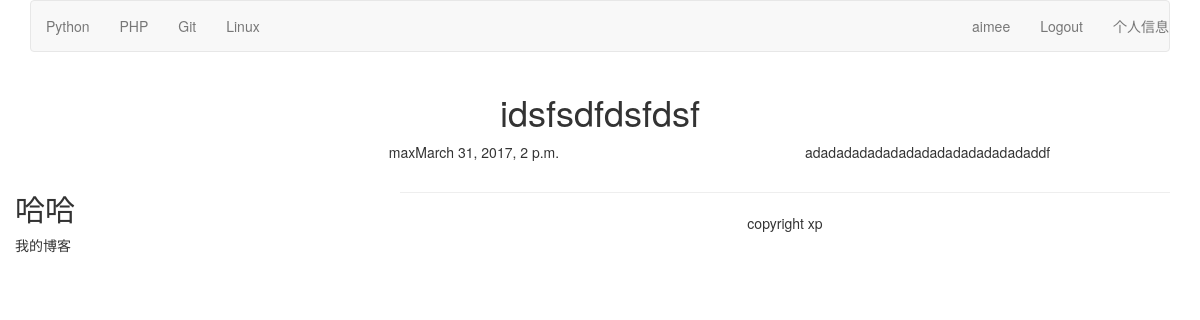
/blog/1/ (signed in), run on the app's committed database.
### blog/models.py (models this page shows, shortened)
class BlogArticle(models.Model):
    title=models.CharField(max_length=300)
    author=models.ForeignKey(User,related_name="blog_posts")
    body=models.TextField()
    publish=models.DateTimeField(default=timezone.now)
    class Meta:
        ordering=("-publish",)

### blog/views.py (the view)
# urls.py: url(r'(?P<article_id>\d)/$',views.blog_article,name="blog_detail"),
def blog_article(request,article_id):
    article=BlogArticle.objects.get(id=article_id)
    author=article.author.username
    time=article.publish
    title=article.title
    content=article.body
    return render(request,'blog/content.html',{"author":author,"time":time,"title":title,"content":content})

### templates/blog/content.html (shortened to what this page needs)
{% extends "base.html" %}
{% load staticfiles %}
{% block content %}
<div class="row text-center vertical-middle-sm">
    <h1>i{{ title }}</h1>
</div>
<div class="row">
    <div class="col-xs-12 col-md-8">
        <p class="text-center"><span style="margin-left: 20%">{{ author}}</span>{{ time}}</p>
    </div>
    <div class="">{{content}}</div>
</div>
<div class="col-xs-6 col-md-4">
    <h2>哈哈</h2>
    <p>我的博客</p>
</div>
{% endblock %}

### templates/header.html (shortened to what this page needs)
{% load staticfiles %}
<div class="container">
    <nav class="navbar navbar-default" role="navigation">
        <div class="">
            <ul class="nav navbar-nav" role="tablist">
                <li><a href="#">Python</a></li>
                <li><a href="#">PHP</a></li>
                <li><a href="#">Git</a></li>
                <li><a href="#">Linux</a></li>
            </ul>
            <ul class="nav navbar-nav navbar-right text-right">
                {% if user.is_authenticated %}
                <li><a href="{% url 'account:my_information' %}"> {{ user.username}}</a></li>
                <li><a href="{% url 'account:user_logout' %}">Logout</a></li>
                <li><a href="{% url 'account:my_information_edit' %}">个人信息</a></li>
                {% else %}
                <li><a href="{% url 'account:user_login' %}">Login</a></li>
                {% endif %}
            </ul>
        </div>
    </nav>
</div>

### data on the page
BlogArticle: title "dsfsdfdsfdsf", publish "March 31, 2017, 2 p.m.", body "adadadadadadadadadadadadadadaddf"

### other printed values
{{ user.username }} "aimee"
{{ author }} "max"
